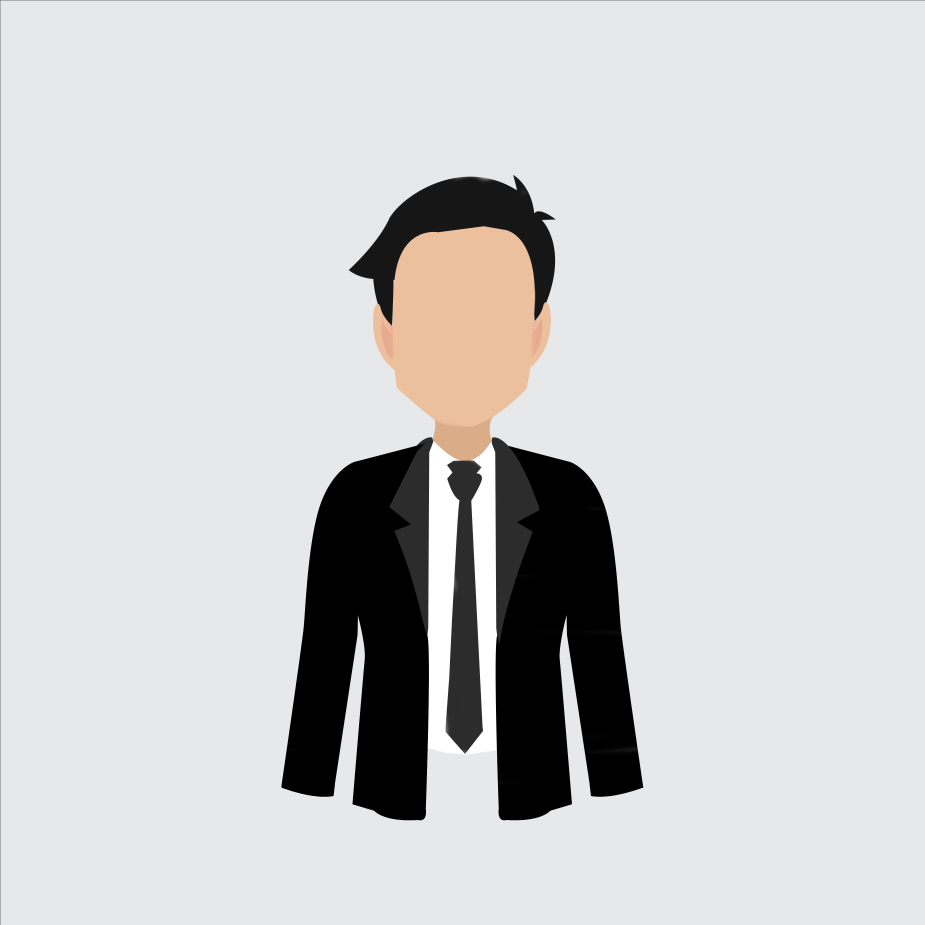
#> input picture CharacterCustomisation/male.png, 3699 x 3699 px, found by its file name (shown at 1/4 size); its folder holds 6 pictures in this run
$ python -i cc.py   (imports and definitions only)   (older library calls are emulated)
#> lines starting #> are read from the running program, lines starting #| are printed output that depends on the picture
from tkinter import *
from PIL import ImageTk, Image

profile_image_location = None
current_tie = 3
current_suit = 1
current_hair = 1
current_shirt = 3


def run():

    global profile_image_location
    global current_suit
    global current_tie
    global current_hair
    global current_shirt


    root = Toplevel()
    root.geometry('1920x1080')
    root.title('Character Customization')
    root.configure(background='white')
    MainCanvas = Canvas(root, width=1920, height=1080, bg="white")
    MainCanvas.pack(pady=20)

    # Main two images on the first frame

    # Image1
    MalePhoto = Image.open('CharacterCustomisation/male.png')
#> MalePhoto is the input picture: PIL image 3699x3699 RGB; mean R, G, B 205.2, 204.6, 204.3
    # resize image 1
    resized = MalePhoto.resize((350,350), Image.ANTIALIAS)
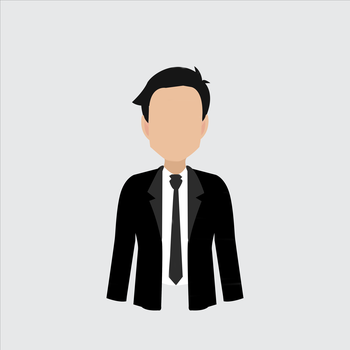
#> resized: PIL image 350x350 RGB; mean R, G, B 205.3, 204.7, 204.4
    P1 = ImageTk.PhotoImage(resized)

    # Image2
    FemalePhoto = Image.open('CharacterCustomisation/female.png')
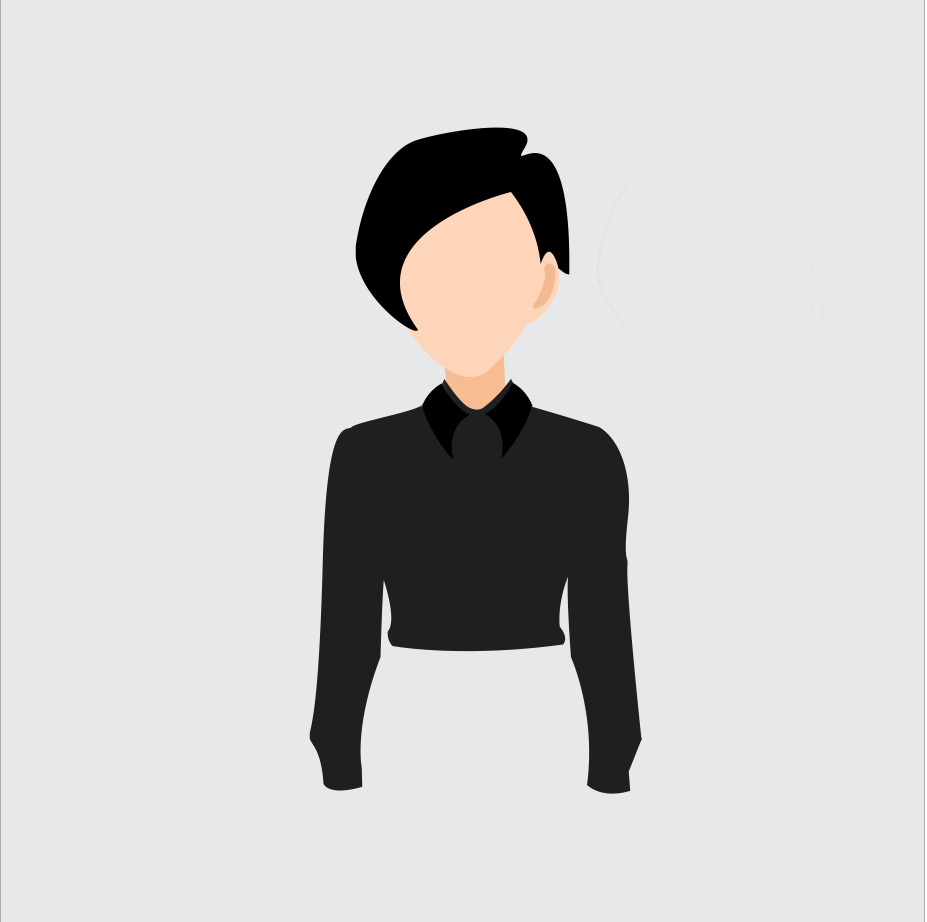
#> input picture CharacterCustomisation/female.png, 3708 x 3686 px, found by its file name (shown at 1/4 size)
#> FemalePhoto is the input picture: PIL image 3708x3686 RGB; mean R, G, B 206.2, 205.9, 206.1
    # Resize image 2
    resized = FemalePhoto.resize((350,350), Image.ANTIALIAS)
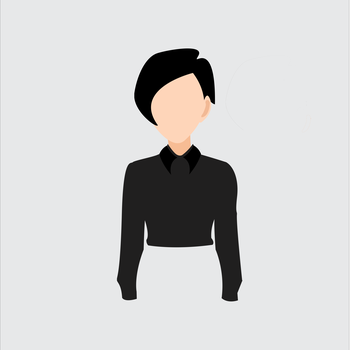
#> resized: PIL image 350x350 RGB; mean R, G, B 206.3, 206, 206.1
    P2 = ImageTk.PhotoImage(resized)

    # Functions to change between frames (main, male cus, female cus)
    def mc():
        maleCanvas.pack()
        MainCanvas.pack_forget()


    def fc():
        femaleCanvas.pack()
        MainCanvas.pack_forget()

    # [4 lines left out: function back, not called in this run]

    def confirm_profile():
        root.quit()
        return profile_image_location


    # Buttons of the main frame for option (male or female)

    male_button = Button(MainCanvas, image=P1, command=mc)
    female_button = Button(MainCanvas, image=P2, command=fc)

    male_button.grid(row=0, column=0, pady=220)
    female_button.grid(row=0, column=1)

    # Male Customization Frmae (canvas)
    maleCanvas = Canvas(root, width=1920, height=1080, bg="white")

    # changing male items

    current_tie = 3
    current_suit = 1

    # [37 lines left out: function changeitem, not called in this run]


    # Item images of male (IMPORTING)
    # Image 1
#> (the run stopped early here; a loop or call above may not have finished)
